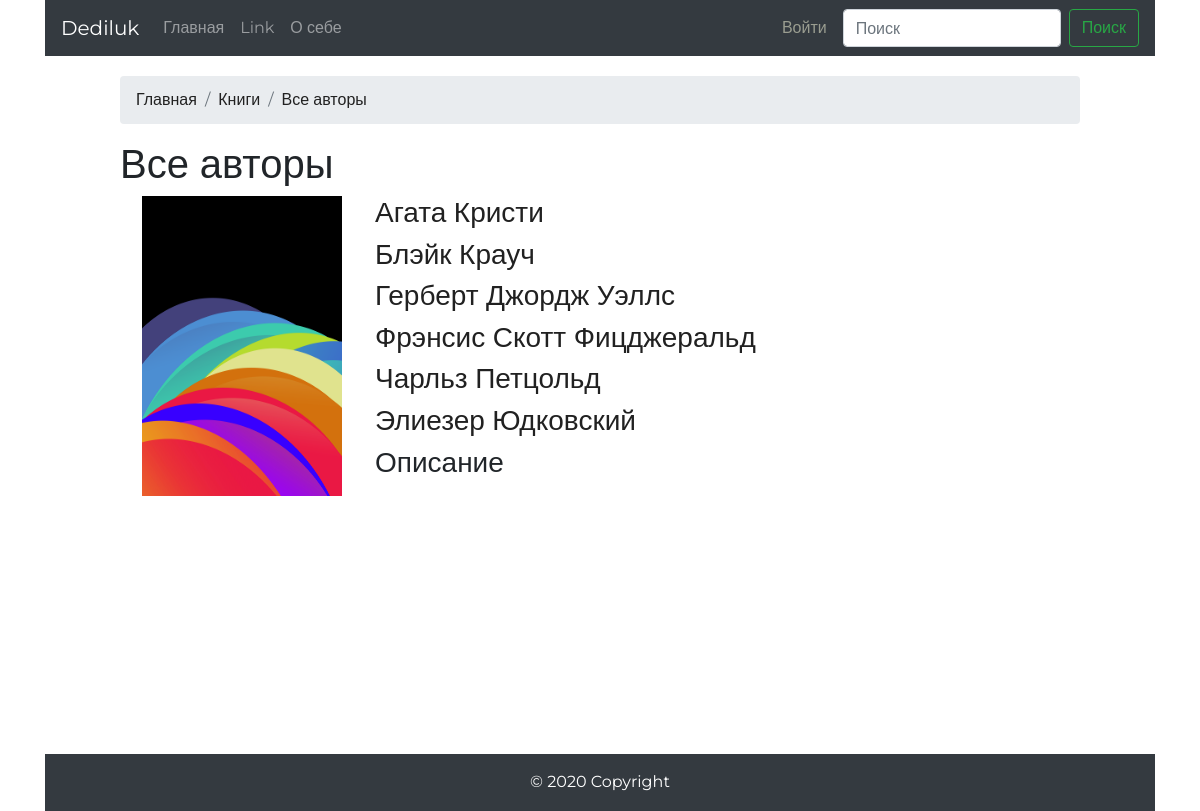
Screenshot of /mybooks/42/ with the database file from the repository.
### mybooks/models.py (models this page shows, shortened)
class Book(models.Model):
    title = models.CharField('Название', max_length=150, blank=False)
    description = models.TextField('Описание')
    image = models.ImageField('Изображение', upload_to='book/')
    author_name = models.ManyToManyField(Author, verbose_name='Авторы', related_name="books_author")
    def Meta(self):
        verbose_name = 'Книга'
        verbose_name_plural = 'Книги'
    class Meta:
        ordering = ['title']

class Author(models.Model):
    name = models.CharField('Имя', max_length=150)
    image = models.ImageField('Изображение', upload_to='author/')
    def Meta(self):
        verbose_name = 'Автор'
        verbose_name_plural = 'Авторы'
    class Meta:
        ordering = ['name']

### mybooks/views.py (the view)
# urls.py: path('/<int:pk>/', BookDetail.as_view(), name='book_detail'),
class BookDetail(DetailView):
    model = Book
    template_name = 'mybooks/book_detail.html'

### templates/mybooks/book_detail.html (shortened to what this page needs)
{% extends "base.html" %}
{% block breadcrumbs %}
    <nav aria-label="breadcrumb">
      <ol class="breadcrumb">
        <li class="breadcrumb-item"><a href="{% url 'catalog:main_page'%}">Главная</a></li>
        <li class="breadcrumb-item"><a href="{% url 'mybooks:index' %}">Книги</a></li>
        <li class="breadcrumb-item active" aria-current="page"><a href="{% url 'mybooks:book_detail' book.id%}">{{book.title}}</a></li>
      </ol>
    </nav>
{% endblock %}
{% block content %}
<div class="book_detail">
    <h1>{{ book.title }}</h1>
    <div class="book_image_div">
        <img class='book_image' src="{{ book.image.url }}">
    </div>
    <div class="book_description">
        {% for author in book.author_name.all %}
        <a href="{% url 'mybooks:author_detail' author.id %}"><h3 class="author_name">{{ author.name }}</h3></a>
        {% endfor %}
        <h3 class="book_description_description">{{ book.description }}</h3>
    </div>
</div>
{% endblock content %}

### static/css/style.css (style rules this page uses)
* { margin: 0; padding: 0; }
html,body { height: 100%; font-family: 'Montserrat', sans-serif; }
.book_image, .author_image { height:300px; width: 200px; float: left; }
.book_image_div, .author_image_div { height:300px; width: 200px; float:left; margin-left: 22px; }
.book_description { margin-left: 255px; }

### rows the page displays
Book: title "Все авторы", image (picture), description "Описание"
Author: name "Агата Кристи"
Author: name "Блэйк Крауч"
Author: name "Герберт Джордж Уэллс"
Author: name "Фрэнсис Скотт Фицджеральд"
Author: name "Чарльз Петцольд"
Author: name "Элиезер Юдковский"
